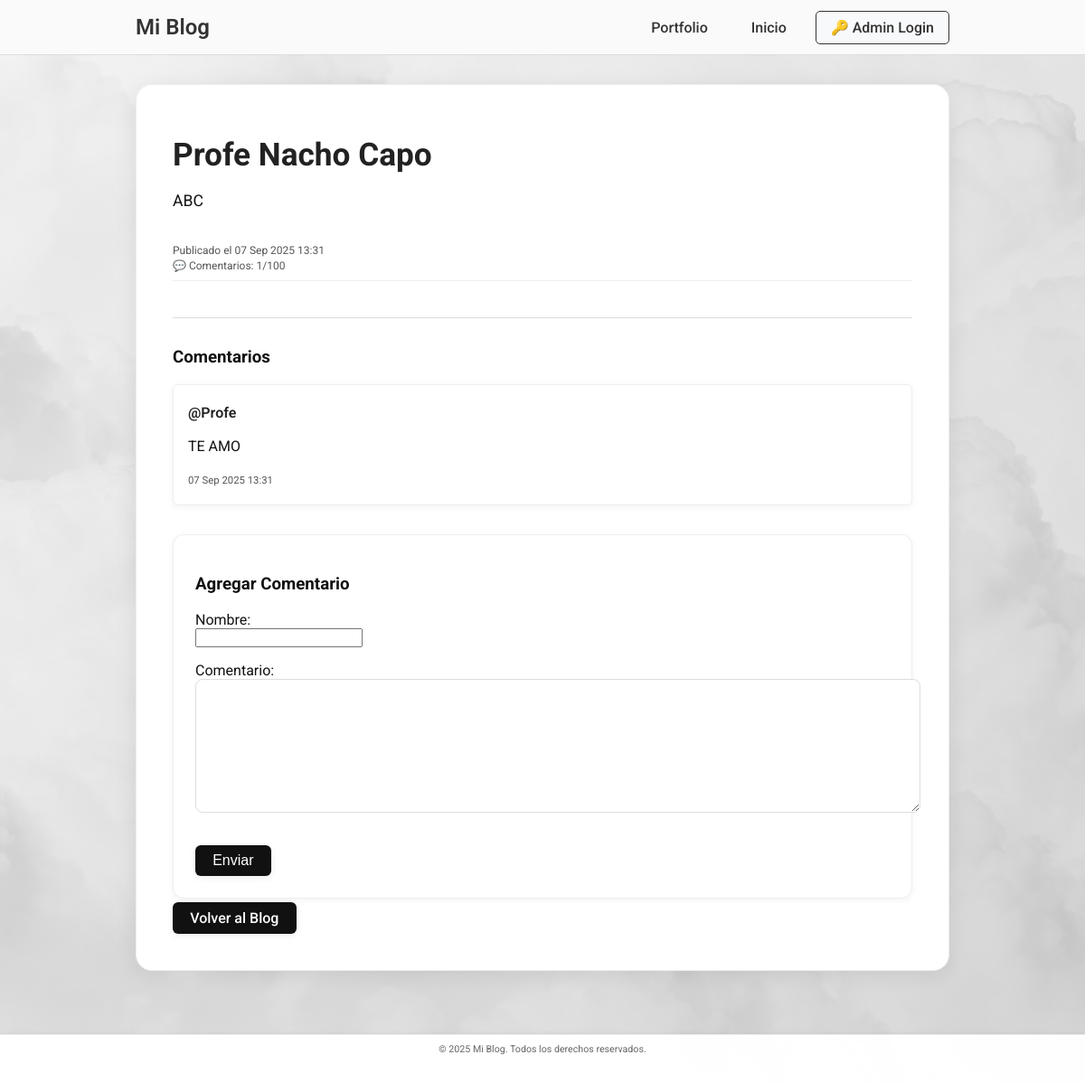
Screenshot of /blog/15/ with the database file from the repository.
### blog/models.py (models this page shows, shortened)
class Post(models.Model):
    titulo = models.CharField(max_length=200)
    contenido = models.TextField()
    imagen = models.ImageField(upload_to='posts/', blank=True, null=True)
    creado = models.DateTimeField(default=timezone.now)
    max_comentarios = models.PositiveIntegerField(default=100)
    def total_comentarios(self):
        return self.comentarios.count()
    def puede_comentar(self):
        return self.total_comentarios() < self.max_comentarios

class Comentario(models.Model):
    post = models.ForeignKey(Post, on_delete=models.CASCADE, related_name='comentarios')
    autor = models.CharField(
        max_length=100,
        validators=[
            RegexValidator(
                regex=r'^[A-Za-zÁÉÍÓÚáéíóúÑñ\s]+$',
                message="El nombre solo puede contener letras y espacios"
            )
        ]
    )
    contenido = models.TextField(max_length=300)  # limita a 300 caracteres
    creado = models.DateTimeField(default=timezone.now)
    padre = models.ForeignKey('self', null=True, blank=True, on_delete=models.CASCADE, related_name='respuestas')

### blog/views.py (the view, shortened to what this page needs)
# urls.py: path('<int:pk>/', views.post_detail, name='post_detail'), # Detalle de post
def post_detail(request, pk):
    post = get_object_or_404(Post, pk=pk)
    puede_comentar = post.puede_comentar()
    context = {
        'post': post,
        'puede_comentar': puede_comentar,
        'total_comentarios': post.total_comentarios(),
        'max_comentarios': post.max_comentarios,
    }
    return render(request, 'blog/post_detail.html', context)

### blog/templates/blog/post_detail.html (shortened to what this page needs)
{% extends "blog/base_blog.html" %}
{% block content %}
<section id="post-detail-container">
    <div class="post-detail">
        <article class="post-content">
            <h2 class="post-title">{{ post.titulo }}</h2>
            <p class="post-body">{{ post.contenido }}</p>
            <div class="post-meta">
                <small>Publicado el {{ post.creado|date:"d M Y H:i" }}</small>
                <br><small>💬 Comentarios: {{ total_comentarios }}/{{ max_comentarios }}</small>
            </div>
        </article>
        <div class="comments-section">
            <h3>Comentarios</h3>
            {% for comentario in post.comentarios.all %}
                <div class="comentario" style="border:1px solid #eee; padding:1rem; margin-bottom:0.5rem; border-radius:6px;">
                    <div class="comentario-header">
                        <span class="comentario-usuario">@{{ comentario.autor }}</span>
                    </div>
                    <div class="comentario-body">
                        <p>{{ comentario.contenido }}</p>
                    </div>
                    <div class="comentario-footer">
                        <small>{{ comentario.creado|date:"d M Y H:i" }}</small>
                    </div>
                </div>
            {% empty %}
                <p>No hay comentarios todavía. Sé el primero en comentar.</p>
            {% endfor %}
        </div>
        {% if puede_comentar %}
            <div class="form-comentario">
                <h3>Agregar Comentario</h3>
                <form method="POST">
                    <p>
                        <label>Nombre:</label><br>
                        <input type="text" name="autor" required maxlength="100">
                    </p>
                    <p>
                        <label>Comentario:</label><br>
                        <textarea name="contenido" required rows="4" cols="50" maxlength="300"></textarea>
                    </p>
                    <button type="submit">Enviar</button>
                </form>
            </div>
        {% else %}
            <div class="alert">
                <p><strong>⚠ Comentarios cerrados</strong><br>
                Este post alcanzó el límite de {{ max_comentarios }} comentarios.</p>
            </div>
        {% endif %}
        <a href="{% url 'blog:post_list' %}" class="btn-volver">Volver al Blog</a>
    </div>
</section>
{% endblock %}

### blog/static/blog/css/blog.css (style rules this page uses)
:root { --color-bg: #fff; --color-text: #111; --color-accent: #222; --color-btn: #fff; --color-btn-bg: #222; --color-btn-hover: #fff; --color-btn-bg-hover: #444; --color-border: #222; --color-gradient: linear-gradient(135deg, #f5f5f5 0%, #d3d3d3 100%); }
html { scroll-behavior: smooth; }
body { background: var(--color-gradient); color: var(--color-text); font-family: 'Roboto', Arial, sans-serif; margin: 0; padding: 0; min-height: 100vh; transition: background 0.3s, color 0.3s; position: relative; z-index: 1; }
body::before { content: ""; position: fixed; inset: 0; z-index: 0; background: url('../img/Imagenfondo.jpg') center/cover no-repeat; opacity: 0.15; pointer-events: none; }
section { margin-bottom: 2em; }
.post-detail { background: #fff; border-radius: 18px; padding: 2.5rem; border: 1px solid #eee; box-shadow: 0 4px 24px rgba(0,0,0,0.08); margin-bottom: 2rem; position: relative; z-index: 2; }
.post-title { font-size: 2.2rem; margin-bottom: 1rem; color: var(--color-accent); font-weight: 700; font-family: 'MiFuente', 'Roboto', Arial, sans-serif; }
.post-body { font-size: 1.1rem; color: var(--color-text); margin-bottom: 1.5rem; line-height: 1.6em; }
.post-meta { color: #555; font-size: 0.9rem; margin-bottom: 1.5rem; padding: 0.5rem 0; border-bottom: 1px solid #eee; }
.comments-section { margin-top: 2rem; margin-bottom: 2rem; }
.comentario { background: #fff; border-radius: 12px; padding: 1.5rem; margin-bottom: 1.5rem; border: 1px solid #eee; box-shadow: 0 2px 8px rgba(0,0,0,0.05); border-left: 4px solid var(--color-accent); position: relative; z-index: 2; }
.comentario-header { font-weight: 600; color: var(--color-accent); margin-bottom: 0.5rem; }
.comentario-body { margin: 0.5rem 0 1rem 0; color: var(--color-text); line-height: 1.5em; }
.comentario-footer { font-size: 0.85rem; color: #555; }
.form-comentario { background: #fff; border-radius: 12px; padding: 1.5rem; border: 1px solid #eee; box-shadow: 0 2px 8px rgba(0,0,0,0.05); margin-top: 2rem; position: relative; z-index: 2; }
.form-comentario textarea { width: 100%; min-height: 120px; padding: 0.8rem 1rem; border: 1px solid #ddd; border-radius: 8px; font-family: inherit; font-size: 1rem; resize: vertical; margin-bottom: 1rem; }
.form-comentario button { background: #111; color: #fff; border: none; border-radius: 6px; padding: 0.5em 1.2em; font-size: 1em; font-weight: 500; cursor: pointer; transition: background 0.2s, box-shadow 0.2s; box-shadow: 0 2px 8px rgba(0,0,0,0.07); }
.btn, .btn-contacto, .btn-crear-post, .btn-submit, .btn-volver, .btn-cancel { display: inline-block; background: #111; color: #fff; border: none; border-radius: 6px; padding: 0.5em 1.2em; font-size: 1em; font-weight: 500; text-decoration: none; cursor: pointer; transition: background 0.2s, color 0.2s, box-shadow 0.2s; box-shadow: 0 2px 8px rgba(0,0,0,0.07); }

### blog/templates/blog/base_blog.html (style rules this page uses)
article { border-bottom:1px solid #ddd; padding:1rem 0; }
article h2 { margin:0 0 0.5rem 0; }
article p { margin:0.5rem 0; }
section div { margin:0.3rem 0; }
section div form button { font-size:0.8rem; color:#c00; border:none; background:none; cursor:pointer; }

### rows the page displays
Post: titulo "Profe Nacho Capo", contenido "ABC", creado "07 Sep 2025 13:31"
Comentario: autor "Profe", contenido "TE AMO", creado "07 Sep 2025 13:31"

### other values shown
{{ total_comentarios }} "1"
{{ max_comentarios }} "100"
